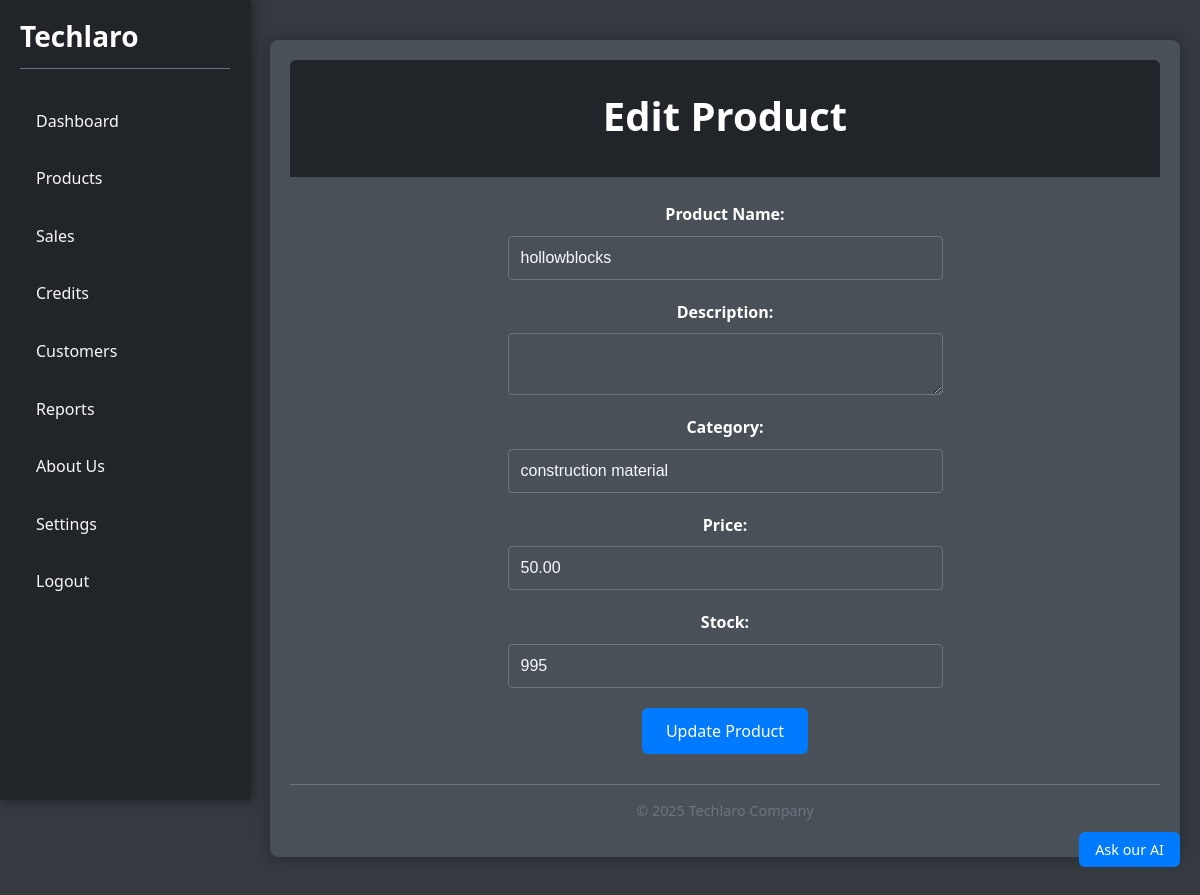
Page /pages/edit_product.php?id=4 (signed in) on the committed database.
### tables this page shows
CREATE TABLE `product` (
  `id` int(11) NOT NULL AUTO_INCREMENT,
  `user_id` int(11) DEFAULT NULL,
  `product_name` varchar(100) NOT NULL,
  `description` text DEFAULT NULL,
  `category` varchar(50) DEFAULT NULL,
  `price` decimal(10,2) NOT NULL,
  `stock` int(11) NOT NULL CHECK (`stock` >= 0),
  `created_at` datetime DEFAULT current_timestamp(),
  `unit` varchar(50) NOT NULL DEFAULT 'pcs',
  PRIMARY KEY (`id`),
  KEY `idx_stock` (`stock`),
  KEY `user_id` (`user_id`),
  CONSTRAINT `product_ibfk_1` FOREIGN KEY (`user_id`) REFERENCES `user` (`id`) ON DELETE CASCADE
);

### pages/edit_product.php (the view, shortened to what this page needs)
<?php
include '../config/db.php';
$product_id = isset($_GET['id']) ? intval($_GET['id']) : 0;
$sql_fetch = "SELECT * FROM product WHERE id = ?";
$stmt_fetch = $conn->prepare($sql_fetch);
$stmt_fetch->bind_param("i", $product_id);
$stmt_fetch->execute();
$result = $stmt_fetch->get_result();
$product = $result->fetch_assoc();
?>
<!DOCTYPE html>
<html lang="en">
<head>
    <link id="theme-stylesheet" rel="stylesheet" href="assets/css/style.css">
</head>
<body>
    <div class="container-with-sidebar">
        <?php include '../includes/sidebar.php'; ?>
        <div class="container">
            <header>
                <h1>Edit Product</h1>
            </header>
            <section>
                <form action="pages/edit_product.php?id=<?php echo $product_id; ?>" method="POST">
                    <div class="form-group">
                        <label for="product_name">Product Name:</label>
                        <input type="text" id="product_name" name="product_name" value="<?php echo htmlspecialchars($product['product_name']); ?>" required>
                    </div>
                    <div class="form-group">
                        <label for="description">Description:</label>
                        <textarea id="description" name="description"><?php echo htmlspecialchars($product['description']); ?></textarea>
                    </div>
                    <div class="form-group">
                        <label for="category">Category:</label>
                        <input type="text" id="category" name="category" value="<?php echo htmlspecialchars($product['category']); ?>">
                    </div>
                    <div class="form-group">
                        <label for="price">Price:</label>
                        <input type="number" id="price" name="price" step="0.01" min="0" value="<?php echo $product['price']; ?>" required>
                    </div>
                    <div class="form-group">
                        <label for="stock">Stock:</label>
                        <input type="number" id="stock" name="stock" min="0" value="<?php echo $product['stock']; ?>" required>
                    </div>
                    <button type="submit" class="button">Update Product</button>
                </form>
            </section>
            <footer>
                <p>&copy; 2025 Techlaro Company</p>
            </footer>
        </div>
    </div>
</body>
</html>

### assets/css/style.css (style rules this page uses)
*, *::before, *::after { margin: 0; padding: 0; border: 0; box-sizing: border-box; }
body { font-family: 'Segoe UI', Tahoma, Geneva, Verdana, sans-serif; line-height: 1.6; background-color: #343a40; color: #f8f9fa; padding: 20px; margin-left: 250px; transition: padding-left 0.3s ease; font-size: 16px; }
.container { max-width: 1200px; margin: 20px auto; padding: 20px; background-color: #495057; border-radius: 8px; box-shadow: 0 0 15px rgba(0,0,0,0.3); overflow: hidden; color: #f8f9fa; text-align: center; }
header { background-color: #212529; color: #fff; padding: 1.5em 0; text-align: center; margin-bottom: 25px; border-radius: 6px 6px 0 0; }
header h1 { font-size: 2.5em; margin-bottom: 5px; }
footer { text-align: center; margin-top: 30px; padding: 1em 0; color: #6c757d; font-size: 0.9em; border-top: 1px solid #6c757d; }
.button { display: block; padding: 12px 24px; background-color: #007bff; color: #fff; text-decoration: none; border-radius: 6px; cursor: pointer; transition: background-color 0.3s ease; font-weight: 500; font-size: 1em; font-family: inherit; margin: 10px auto; text-align: center; }
.form-group { margin-bottom: 20px; text-align: center; }
.form-group label { display: block; margin-bottom: 0.5em; font-weight: bold; color: #fff; font-size: 1em; text-align: center; }
.form-group input[type="text"], .form-group input[type="password"], .form-group input[type="number"], .form-group input[type="decimal"], .form-group textarea, .form-group select { width: 50%; padding: 0.75em; border: 1px solid #6c757d; border-radius: 4px; box-sizing: border-box; font-size: 1em; background-color: #495057; color: #f8f9fa; margin-bottom: 1em; display: block; margin-left: auto; margin-right: auto; text-align: left; }

### rows in the picture
product: product_name "hollowblocks", category "construction material", price "50.00", stock "995"
